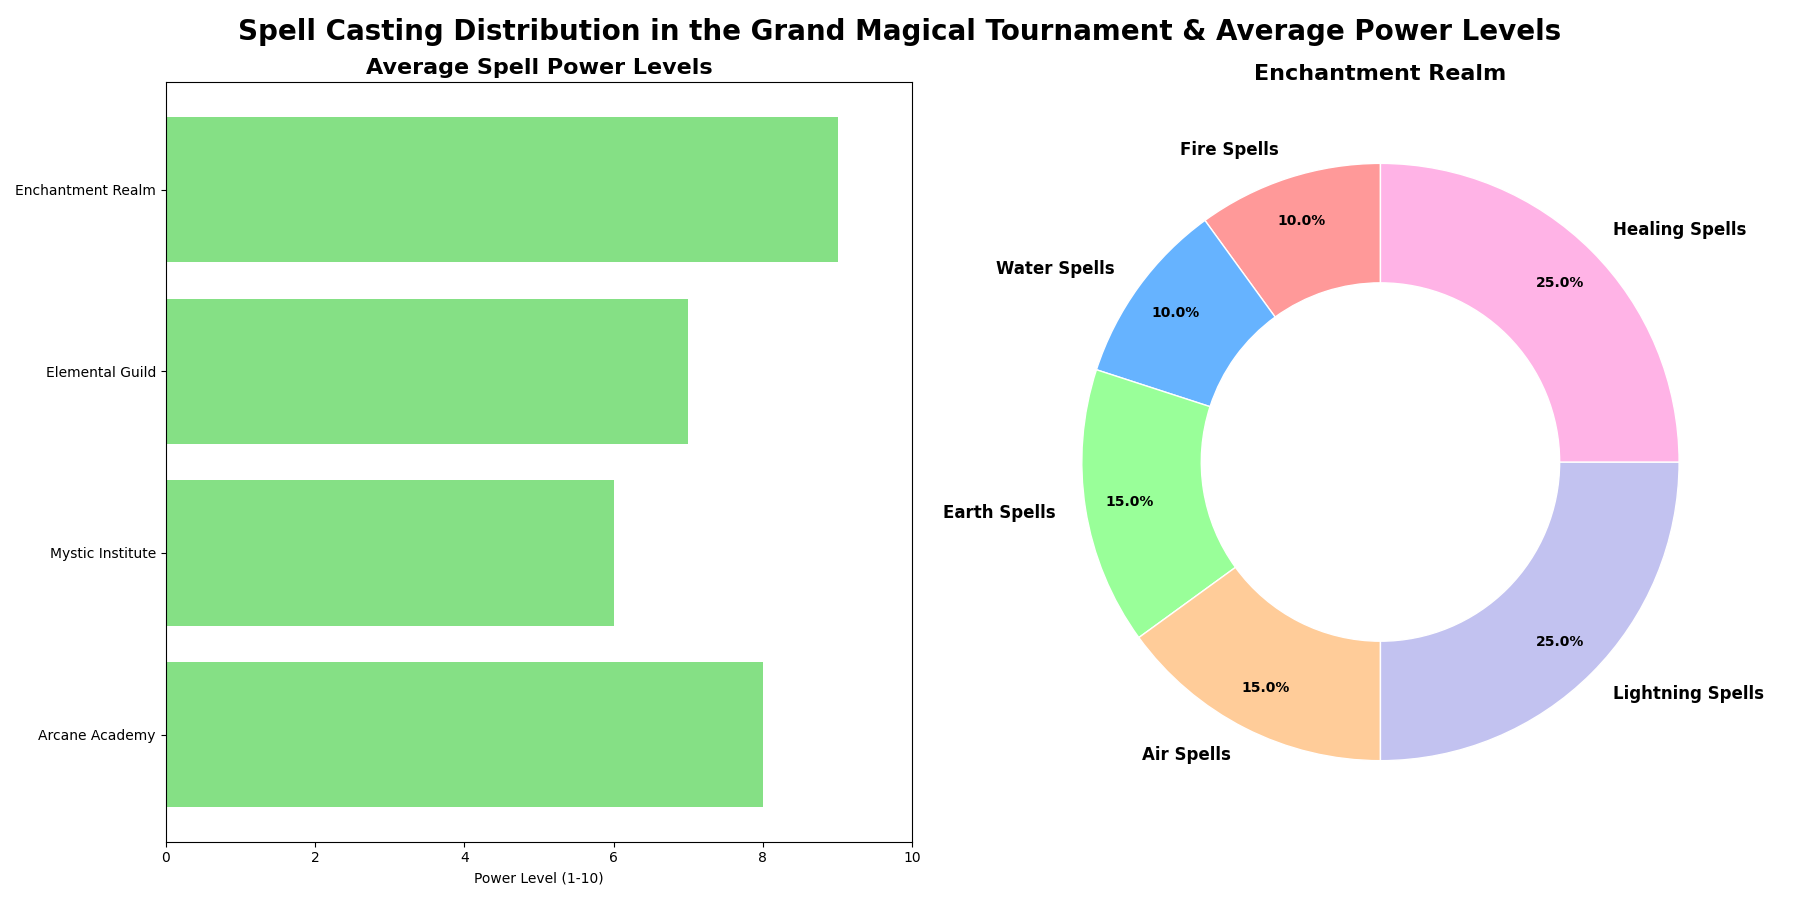

The script that drew this image:
import matplotlib.pyplot as plt
import numpy as np

# Data Creation
wizardry_schools = ['Arcane Academy', 'Mystic Institute', 'Elemental Guild', 'Enchantment Realm']
spell_types = ['Fire Spells', 'Water Spells', 'Earth Spells', 'Air Spells', 'Lightning Spells', 'Healing Spells']

# Spells cast by each school (in percentage of total spells)
arcane_spells = [25, 5, 20, 10, 30, 10]
mystic_spells = [15, 30, 10, 25, 0, 20]
elemental_spells = [35, 5, 20, 25, 15, 0]
enchantment_spells = [10, 10, 15, 15, 25, 25]

# Average power level of spells by each school (1-10 scale)
average_power_levels = [8, 6, 7, 9]

# Colors for each spell type
colors = ['#ff9999', '#66b3ff', '#99ff99', '#ffcc99', '#c2c2f0', '#ffb3e6']

# Create the figure and axis for subplots
fig, (ax2, ax1) = plt.subplots(1, 2, figsize=(18, 9))

# Plotting the bar chart showing average power levels
ax2.barh(wizardry_schools, average_power_levels, color='#85e085')
ax2.set_title('Average Spell Power Levels', fontsize=16, fontweight='bold')
ax2.set_xlabel('Power Level (1-10)')
ax2.set_xlim(0, 10)

# Plotting the pie charts for each Wizardry school
data = [arcane_spells, mystic_spells, elemental_spells, enchantment_spells]

for i, school_data in enumerate(data):
    ax1.clear()
    wedges, texts, autotexts = ax1.pie(
        school_data,
        labels=spell_types,
        autopct='%1.1f%%',
        pctdistance=0.85,
        colors=colors,
        startangle=90,
        wedgeprops=dict(width=0.4, edgecolor='w')
    )
    plt.setp(texts, size=12, weight='semibold')
    plt.setp(autotexts, size=10, weight='semibold')
    center_circle = plt.Circle((0, 0), 0.55, fc='white')
    fig.gca().add_artist(center_circle)
    ax1.set_title(wizardry_schools[i], fontsize=16, fontweight='bold', loc='center')
    plt.pause(1)

# Title for the main figure
fig.suptitle("Spell Casting Distribution in the Grand Magical Tournament & Average Power Levels", fontsize=20, fontweight='bold')

# Adjust layout
plt.tight_layout()

# Show plot
plt.show()
